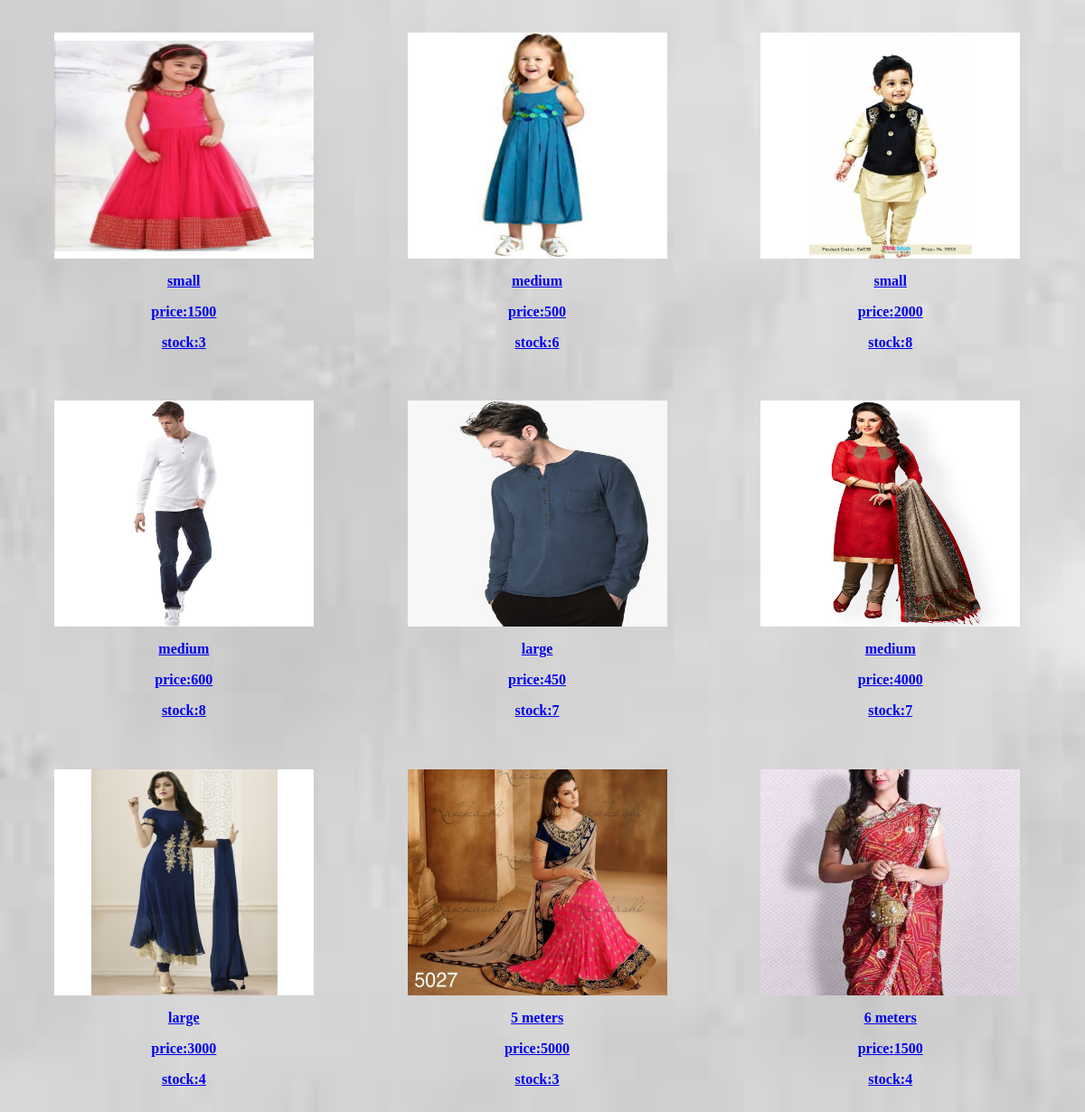
/app/dress_cat, run on the app's committed database.
### app/models.py (models this page shows, shortened)
class Subcategory(models.Model):
    subcategory_type = models.CharField(max_length = 100)
    color = models.CharField(max_length = 20)
    price = models.CharField(max_length = 100)
    weight = models.CharField(max_length = 100)
    imagepath = models.CharField(max_length = 100)
    size = models.CharField(max_length = 100)
    stock = models.CharField(max_length = 10)

### app/views.py (the view)
def dress_cat(request):
    d_cat = Subcategory.objects.all().filter(subcategory_type='dresses')
    return render(request,'app/categimg.html',{'d_cat':d_cat})

### app/templates/app/categimg.html (shortened to what this page needs)
<!DOCTYPE HTML PUBLIC "-//W3C//DTD HTML 4.01 Transitional//EN">
<html>
<head>
{% load static %}
</head>
<body>
        {% block content %}
  {% for k in d_cat %}
          <div class="member">
          <figure>
  <a href = {% url 'ord_catd' %} >
          <img src = "{% get_media_prefix %}{{k.imagepath}}"width="250" height="250">
          </figure>
           <p style="text-align:center;"><b>{{k.size }}<b>
           <p style="text-align:center;"><b>price:<b>{{k.price}}
          <p style="text-align:center;"><b>stock:<b>{{k.stock}}
        </div>
          {% endfor %}
{% endblock %}
</body>
</html>

### data on the page
Subcategory: imagepath (picture), size "small", price "1500", stock "3"
Subcategory: imagepath (picture), size "medium", price "500", stock "6"
Subcategory: imagepath (picture), size "small", price "2000", stock "8"
Subcategory: imagepath (picture), size "medium", price "600", stock "8"
Subcategory: imagepath (picture), size "large", price "450", stock "7"
Subcategory: imagepath (picture), size "medium", price "4000", stock "7"
Subcategory: imagepath (picture), size "large", price "3000", stock "4"
Subcategory: imagepath (picture), size "5 meters", price "5000", stock "3"
Subcategory: imagepath (picture), size "6 meters", price "1500", stock "4"
